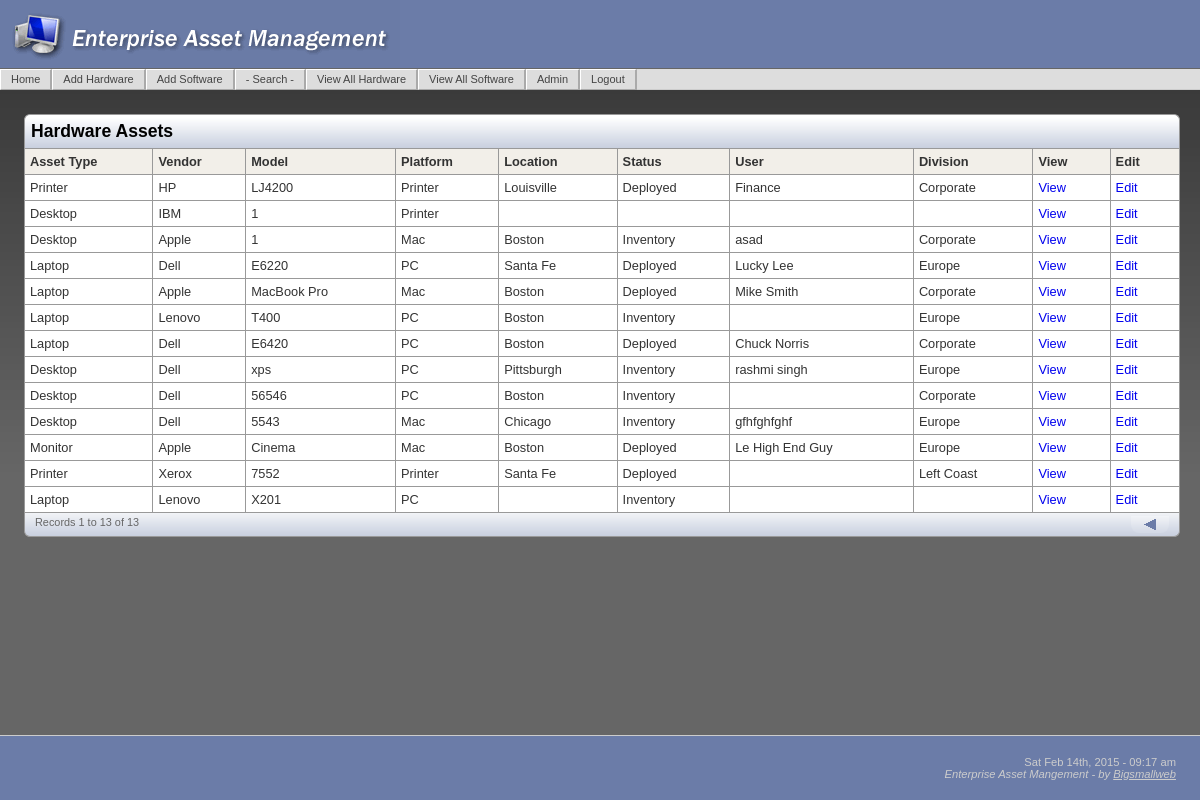
Screenshot of /HardwareList.php (signed in) with the database file from the repository.
### tables this page shows
CREATE TABLE IF NOT EXISTS `assets_hardware` (
  `asset_hardware_id` int(10) unsigned NOT NULL AUTO_INCREMENT,
  `asset_type` varchar(50) DEFAULT NULL,
  `vendor` varchar(50) NOT NULL DEFAULT '',
  `model` varchar(30) NOT NULL DEFAULT '',
  `serialnumber` varchar(30) DEFAULT NULL,
  `asset_tag` varchar(24) DEFAULT NULL,
  `purchase_order` varchar(50) DEFAULT NULL,
  `location` varchar(50) DEFAULT NULL,
  `date_purchase` varchar(12) DEFAULT NULL,
  `date_decomission` varchar(12) DEFAULT NULL,
  `status` varchar(50) DEFAULT NULL,
  `user` varchar(50) DEFAULT NULL,
  `division` varchar(50) DEFAULT NULL,
  `platform` varchar(50) DEFAULT NULL,
  `comments` text,
  `monitor_size` int(2) DEFAULT NULL,
  `warranty` varchar(15) DEFAULT NULL,
  `cube` varchar(10) DEFAULT NULL,
  `field_address` text,
  `user_account` varchar(12) DEFAULT NULL,
  PRIMARY KEY (`asset_hardware_id`)
);

### HardwareList.php (the view, shortened to what this page needs)
<?php require_once('Connections/eam.php'); ?>
<?php
$currentPage = $_SERVER["PHP_SELF"];
$maxRows_rsHardwareAssets = 50;
$pageNum_rsHardwareAssets = 0;
$startRow_rsHardwareAssets = $pageNum_rsHardwareAssets * $maxRows_rsHardwareAssets;
$query_rsHardwareAssets = "SELECT * FROM assets_hardware";
$query_limit_rsHardwareAssets = sprintf("%s LIMIT %d, %d", $query_rsHardwareAssets, $startRow_rsHardwareAssets, $maxRows_rsHardwareAssets);
$rsHardwareAssets = mysql_query($query_limit_rsHardwareAssets, $eam) or die(mysql_error());
$row_rsHardwareAssets = mysql_fetch_assoc($rsHardwareAssets);
if (isset($_GET['totalRows_rsHardwareAssets'])) {
  $totalRows_rsHardwareAssets = $_GET['totalRows_rsHardwareAssets'];
} else {
  $all_rsHardwareAssets = mysql_query($query_rsHardwareAssets);
  $totalRows_rsHardwareAssets = mysql_num_rows($all_rsHardwareAssets);
}
$queryString_rsHardwareAssets = "";
$queryString_rsHardwareAssets = sprintf("&totalRows_rsHardwareAssets=%d%s", $totalRows_rsHardwareAssets, $queryString_rsHardwareAssets); ?>
<?php include('includes/header.php'); ?>
    <h3>Hardware Assets </h3>
    <table class="table1">
      <tr>
        <th>Asset Type </th>
        <th>Vendor</th>
        <th>Model</th>
        <th>Platform</th>
        <th>Location</th>
        <th>Status</th>
        <th>User</th>
        <th>Division</th>
        <th>View &nbsp; </th>
        <th>Edit &nbsp; </th>
      </tr>
      <?php do { ?>
        <tr onmouseover="this.bgColor='#F2F7FF'" onmouseout="this.bgColor='#FFFFFF'";>
          <td> <?php echo $row_rsHardwareAssets['asset_type']; ?>&nbsp; </td>
          <td> <?php echo $row_rsHardwareAssets['vendor']; ?>&nbsp; </td>
          <td> <?php echo $row_rsHardwareAssets['model']; ?>&nbsp; </td>
          <td> <?php echo $row_rsHardwareAssets['platform']; ?>&nbsp; </td>
          <td> <?php echo $row_rsHardwareAssets['location']; ?>&nbsp; </td>
          <td> <?php echo $row_rsHardwareAssets['status']; ?>&nbsp; </td>
          <td> <?php echo $row_rsHardwareAssets['user']; ?>&nbsp; </td>
          <td> <?php echo $row_rsHardwareAssets['division']; ?>&nbsp; </td>
          <td> <a href="HardwareDetail.php?recordID=<?php echo $row_rsHardwareAssets['asset_hardware_id']; ?>">View</a></td>
          <td> <a href="HardwareUpdate.php?recordID=<?php echo $row_rsHardwareAssets['asset_hardware_id']; ?>">Edit</a></td>
        </tr>
      <?php } while ($row_rsHardwareAssets = mysql_fetch_assoc($rsHardwareAssets)); ?>
    </table>
<table class="pagination">
<tr>
  <td><div style="float:left;">Records <?php echo ($startRow_rsHardwareAssets + 1) ?> to <?php echo min($startRow_rsHardwareAssets + $maxRows_rsHardwareAssets, $totalRows_rsHardwareAssets) ?> of <?php echo $totalRows_rsHardwareAssets ?></div>
  <div style="float:right;">
    <table class="pagination1">
      <tr>
          <td> <a href="<?php printf("%s?pageNum_rsHardwareAssets=%d%s", $currentPage, max(0, $pageNum_rsHardwareAssets - 1), $queryString_rsHardwareAssets); ?>"><img src="images/Previous.gif" alt="Previous Page" title="Previous Page" /></a> </td>
        </tr>
    </table>
	</div>
  </td>
  </tr>
</table>
    <?php include('includes/footer.php'); ?>

### includes/header.php (shortened to what this page needs)
<!DOCTYPE html PUBLIC "-//W3C//DTD XHTML 1.0 Transitional//EN" "http://www.w3.org/TR/xhtml1/DTD/xhtml1-transitional.dtd">
<html xmlns="http://www.w3.org/1999/xhtml">
<head>
<link href="includes/eam_main.css" rel="stylesheet" type="text/css" media="all" />
</head>
<body>
<div id="container">
<div id="header"><a href="index.php" title=""><img src="images/corp_logo1.gif" alt="" /></a>  </div>
<div id="navcontainer">
  <ul id="navlist">
    <li><a href="index.php" title="">Home</a></li>
    <li><a href="HardwareAdd.php" title="">Add Hardware</a></li>
    <li><a href="SoftwareAdd.php">Add Software</a></li>
    <li><a href="search.php" title=""> - Search -</a></li>
    <li><a href="HardwareList.php" title="">View All Hardware</a></li>
    <li><a href="SoftwareList.php">View All Software</a></li>
    <li><a href="Admin.php" title="">Admin</a></li>
    <li><a href="logout.php" title="">Logout</a></li>
  </ul>
</div>
<div id="mainContent">

### includes/footer.php
</div>
  <div id="footer">
    <p><?php echo date("D M dS, Y - h:i a"); ?><br />
    <em>Enterprise Asset Mangement - by <a href="http://www.Bigsmallweb.com">Bigsmallweb</a></em></p>
  </div>
</div>
</body>
</html>

### includes/eam_main.css (style rules this page uses)
html, body { font-family: Verdana, Arial, Helvetica, sans-serif; background:url(../images/bkgd.jpg); background-repeat:repeat-x; background-position:top; background-color: #666; margin:0; text-align: center; color: #000000; font-size:100%; height:100% }
h1, h2, h3, h4 { font-family:"Trebuchet MS", Verdana, Arial, Helvetica, sans-serif; }
h3 { font-size:110%; padding:6px; margin:0; background-color:#DADFE9; border-top:1px solid #999; border-right:1px solid #999; border-left:1px solid #999; border-spacing:0px; border-collapse: collapse; background-image:url(../images/titleBk.gif); border-radius: 6px 6px 0 0; -moz-border-radius: 6px 6px 0 0; }
p, td { font-size:80%; }
th { font-size:80%; }
img { border:none; }
a { text-decoration:none; }
#navcontainer { height:20px; background-color:#DDD; margin:0; padding:0; border-top: 1px solid #666; border-bottom: 1px solid #CCC; min-width:1000px; }
#navcontainer UL { list-style: none; margin: 0; padding: 0; border: none; }
#navcontainer li { display: block; margin: 0; padding:0; float: left; width: auto%; }
#navcontainer A { color: #444; height:16px; font-size:11px; display: block; width: auto; text-decoration: none; background: #DDD; margin: 0; padding: 3px 10px 0 10px; border-left: 1px solid #fff; border-top: 1px solid #fff; border-right: 2px solid #aaa; border-bottom: 1px solid #aaa; }
#container { min-height:100%; position:relative; text-align: left; }
#header { background-color: #6B7CA8; padding: 0; margin:0; }
#mainContent { padding: 24px 20px 88px 24px; }
#footer { border-top:1px solid #ccc; clear: both; background-color: #6B7CA8; width:100%; height:64px; position:absolute; bottom:0; }
#footer p { margin: 0; padding: 20px 24px 0 0px; color:#ccc; font-size:70%; text-align:right; }
#footer p a { color:#ccc; text-decoration:underline; }
table a { display: block; width: 100%; }
.table1 { border-width: 1px; border-spacing:0px; border-style: solid; border-color: #999; border-collapse: collapse; background-color:#FFFFFF; width:100%; }
.table1 th { border-width: 1px; border-style: solid; border-color: #999; padding: 5px; background-color: #F2EFE9; text-align:left; color:#333; }
.table1 td { border-width: 1px; border-style: solid; border-color: #999; padding: 5px; text-align:left; color:#333; }
.pagination { width:100%; border-width: 1px; border-spacing:0px; border-style: solid; border-top:none; border-color: #999; background-color:#FFFFFF; background-image:url(../images/titleBk1.gif); margin:0 auto; border-radius: 0 0 6px 6px; -moz-border-radius:0 0 6px 6px; }
.pagination td { padding: 3px 10px; text-align:left; color:#666; font-size:68%; }
.pagination1 { background-image:url(../images/titleBk1.gif); margin:0; padding:0; border-radius: 0 0 8px 8px; -moz-border-radius:0 0 8px 8px; }
.pagination1 td { border-style:none; padding: 0 10px; text-align:left; color:#666; font-size:68%; }

### rows the page displays
assets_hardware: asset_type "Printer", vendor "HP", model "LJ4200", platform "Printer", location "Louisville", status "Deployed", user "Finance", division "Corporate"
assets_hardware: asset_type "Desktop", vendor "IBM", model "1", platform "Printer"
assets_hardware: asset_type "Desktop", vendor "Apple", model "1", platform "Mac", location "Boston", status "Inventory", user "asad", division "Corporate"
assets_hardware: asset_type "Laptop", vendor "Dell", model "E6220", platform "PC", location "Santa Fe", status "Deployed", user "Lucky Lee", division "Europe"
assets_hardware: asset_type "Laptop", vendor "Apple", model "MacBook Pro", platform "Mac", location "Boston", status "Deployed", user "Mike Smith", division "Corporate"
assets_hardware: asset_type "Laptop", vendor "Lenovo", model "T400", platform "PC", location "Boston", status "Inventory", division "Europe"
assets_hardware: asset_type "Laptop", vendor "Dell", model "E6420", platform "PC", location "Boston", status "Deployed", user "Chuck Norris", division "Corporate"
assets_hardware: asset_type "Desktop", vendor "Dell", model "xps", platform "PC", location "Pittsburgh", status "Inventory", user "rashmi singh", division "Europe"
assets_hardware: asset_type "Desktop", vendor "Dell", model "56546", platform "PC", location "Boston", status "Inventory", division "Corporate"
assets_hardware: asset_type "Desktop", vendor "Dell", model "5543", platform "Mac", location "Chicago", status "Inventory", user "gfhfghfghf", division "Europe"
assets_hardware: asset_type "Monitor", vendor "Apple", model "Cinema", platform "Mac", location "Boston", status "Deployed", user "Le High End Guy", division "Europe"
assets_hardware: asset_type "Printer", vendor "Xerox", model "7552", platform "Printer", location "Santa Fe", status "Deployed", division "Left Coast"
assets_hardware: asset_type "Laptop", vendor "Lenovo", model "X201", platform "PC", status "Inventory"

### other values shown
$startRow_rsHardwareAssets + 1 "1"
$totalRows_rsHardwareAssets "13"
